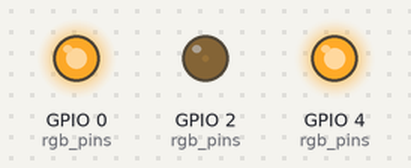
Simulated run of this sketch. Board: ESP32. Parts: output pins drawn as LEDs (lit = HIGH).

Above: at 0.05 s.
At 0.6 s:
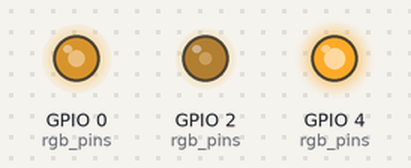
At 1.2 s:
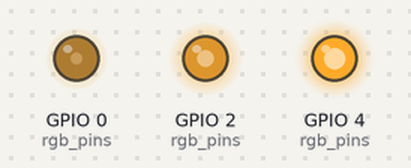
At 2.4 s:
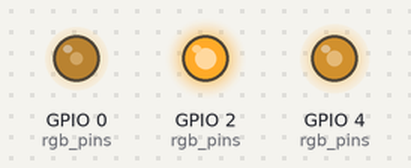
At 3.6 s:
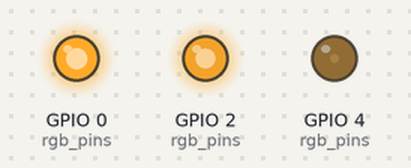
At 4.8 s:
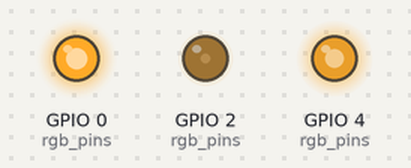
Timing chart, 0 to 6.7 s (numbered marks = the images above):
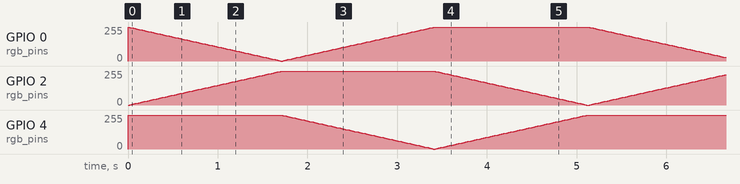

The sketch:

sketch_5_2e.ino
```cpp
#define FRQ 1000
#define PWM_BIT 8 //Necessário que seja 8, pois cada cor do rgb (red green ou blue) tem intensidade de 0 a 255 e (o sistema possui 2^8 * 2^8 * 2^8 cores possíveis)

const byte rgb_pins [] = {2, 0, 4}; //pinos das entradas red green e blue respectivamentte
const byte chns [] = {0, 1, 2}; //canais de PWM

/*
  Anexa canais aos pinos rgb
  Como cada canal terá uma diferente dutty em cada momentto, é necessário um canal para cada pino
*/
void setup() {
  for(int i=0; i<3; i++){
    ledcAttachChannel(rgb_pins[i], FRQ, PWM_BIT, chns[i]); //configura os canais dos pinos rgb//
  }
}

void loop() {
  for(int i=0; i<256; i++){
    setColor(wheel(i));
    delay(20);
  }
}

void setColor(long rgb){
  ledcWrite(rgb_pins[0], 255 - (rgb >> 16) & 0xff);
  ledcWrite(rgb_pins[1], 255 - (rgb >> 8) & 0xff);
  ledcWrite(rgb_pins[2], 255 - (rgb >> 0) & 0xff);
}

long wheel(int pos) { //Retorna valor hexadecimal da cor xAABBCC AA-red, BB-green CC-blue
  long WheelPos = pos % 0xff;
  if (WheelPos < 85) {
    return ((255 - WheelPos * 3) << 16) | ((WheelPos * 3) << 8);
  } else if (WheelPos < 170) {
    WheelPos -= 85;
    return (((255 - WheelPos * 3) << 8) | (WheelPos * 3));
  } else {
    WheelPos -= 170;
    return ((WheelPos * 3) << 16 | (255 - WheelPos * 3));
  }
}
```
